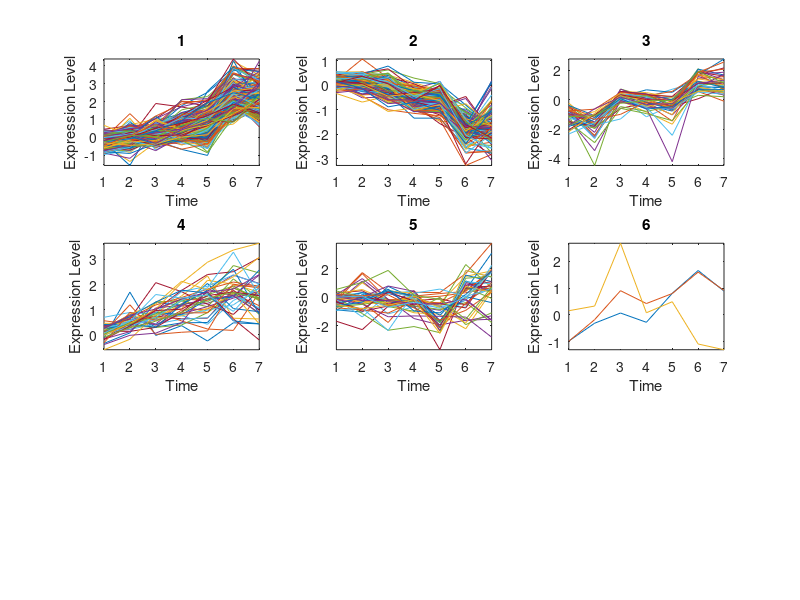

Write MATLAB code to recreate this figure. (Note: this script raises an error after producing the figure.)
close all; clear; clc;
gene= importdata('data/yeast.mat');
x=gene.data;

clusters=load('Y_pred_yeast_gmm.mat');

pred=clusters.Y_pred;
t=length(unique(pred))
figure 
for c = 1:length(unique(pred))
    subplot(3,3,c);
    plot(x((pred == c),:)');
    xlabel('Time');
    ylabel('Expression Level');
   title(c);
    axis tight
   
end

suptitle('Hierarchical Clustering of Profiles');